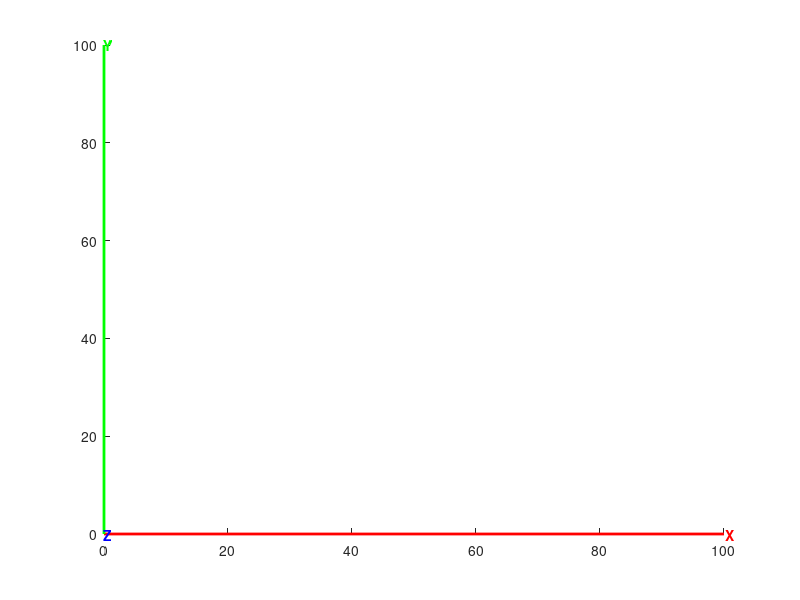

Here is the MATLAB script that generated this plot:
function frame_transform = create_mobile_frame()
    frame_transform = hgtransform;
    
    axis_length = 100;
    
    line([0 axis_length], [0 0], [0 0], 'Color', 'r', 'LineWidth', 2, 'Parent', frame_transform);
    text(axis_length + 0.2, 0, 0, 'X', 'Color', 'r', 'FontWeight', 'bold', 'Parent', frame_transform);

    line([0 0], [0 axis_length], [0 0], 'Color', 'g', 'LineWidth', 2, 'Parent', frame_transform);
    text(0, axis_length + 0.2, 0, 'Y', 'Color', 'g', 'FontWeight', 'bold', 'Parent', frame_transform);
    
    line([0 0], [0 0], [0 axis_length], 'Color', 'b', 'LineWidth', 2, 'Parent', frame_transform);
    text(0, 0, axis_length + 0.2, 'Z', 'Color', 'b', 'FontWeight', 'bold', 'Parent', frame_transform);
end
